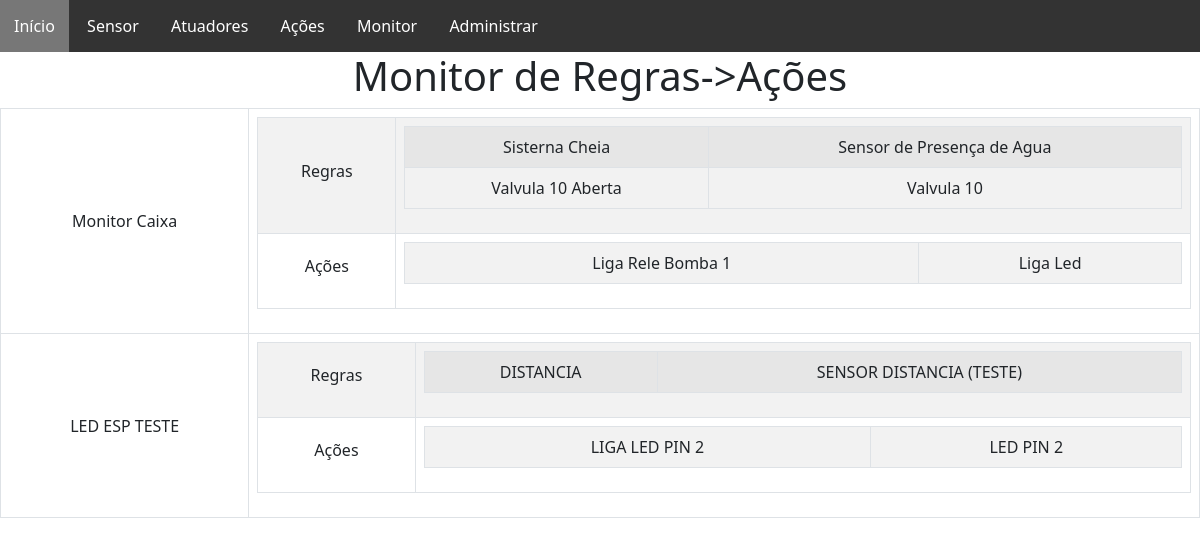
/monitor/, run on an earlier commit of the app's database.
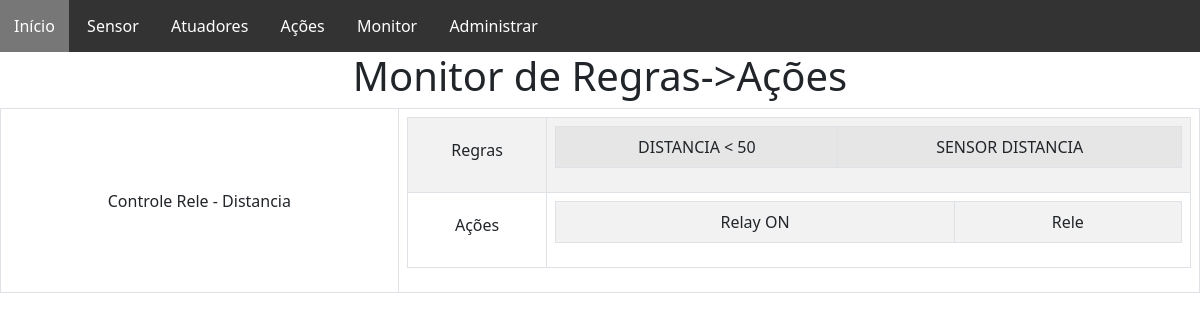
And on a later commit of the database.
### monitor/models.py (models this page shows, shortened)
class RulesMonitor(models.Model):
    tag_monitor = models.CharField(max_length=100, null=True , verbose_name="Nome",)
    rules = models.ManyToManyField(Rule, related_name='tag_monitor', verbose_name="Regras",)
    actionsTrue = models.ManyToManyField(Action, related_name='tag_monitor', verbose_name="Ações",)
    class Meta:
         verbose_name = "Monitor"
         verbose_name_plural = "3 - Monitores"

class Rule(models.Model):
    CONDITIONS = (
        ("1", ">"),
        ("2", "≥"),
        ("3", "<"),
        ("4", "≤"),
        ("5", "="),
        ("6", "!="),
    )
    tag_rule = models.CharField(max_length=100, null=True,verbose_name="Regra",)
    sensor = models.ForeignKey(Sensor, on_delete=models.CASCADE, null=True)
    condition = models.CharField(max_length=1, choices=CONDITIONS, blank=False, null=False)
    value = models.CharField(max_length=100, null=True)
    date_created = models.DateTimeField(auto_now_add=True, null=True)
    date_updated = models.DateTimeField(auto_now=True, null=True)
    class Meta:
         verbose_name = "Regra"
         verbose_name_plural = "1 - Regras"

class Action(models.Model):
    tag_action = models.CharField(max_length=100, null=True)
    actuator = models.ForeignKey(Actuator, on_delete=models.CASCADE, null=True)
    data = models.CharField(max_length=200, null=True, blank= True, verbose_name="Data in Json Format")
    value = models.CharField(max_length=100, null=True, blank=True)
    date_created = models.DateTimeField(auto_now_add=True, null=True)
    date_updated = models.DateTimeField(auto_now=True, null=True)
    class Meta:
         verbose_name = "Ação"
         verbose_name_plural = "2 - Ações"

### data/models.py (models this page shows, shortened)
class Sensor(models.Model):
    controller = models.ForeignKey(MicroController, null=True, on_delete=models.SET_NULL)
    tag_sensor = models.CharField(max_length=100, null=True)
    type_sensor = models.CharField(max_length=100, null=True)
    model_sensor = models.CharField(max_length=100, null=True)
    description = models.TextField(max_length=2000, null=True)
    port_sensor = models.CharField(max_length=100, null=True)
    description_port = models.TextField(max_length=2000, null=True)
    send_message = models.BooleanField(verbose_name='Monitorar via Telegram?', default=False)
    date_created = models.DateTimeField(auto_now=True, null=True)
    date_updated = models.DateTimeField(auto_now=True, null=True)
    class Meta:
         verbose_name = "Sensor"
         verbose_name_plural = "4 - Sensor"

class Actuator(models.Model):
    controller = models.ForeignKey(MicroController, null=True, on_delete=models.SET_NULL)
    tag_actuator = models.CharField(max_length=100, null=True)
    type_actuator = models.CharField(max_length=100, null=True)
    model_actuator = models.CharField(max_length=100, null=True)
    description = models.TextField(max_length=2000, null=True)
    port_actuator = models.CharField(max_length=100, null=True)
    description_port = models.TextField(max_length=2000, null=True)
    active_status = models.BooleanField(default=False)
    send_message = models.BooleanField(verbose_name='Monitorar via Telegram?', default=False)
    date_created = models.DateTimeField(auto_now=True, null=True)
    date_updated = models.DateTimeField(auto_now=True, null=True)
    class Meta:
         verbose_name = "Atuador"
         verbose_name_plural = "5 - Atuador"

### monitor/views.py (the view)
# urls.py: path('monitor/', include('monitor.urls'), name="monitor"),
def monitor(response):
    monitors = RulesMonitor.objects.all()
    rules = Rule.objects.all()
    actions = Action.objects.all()
    return render(
        response,
        "main/monitor_index.html",
        {"monitors": monitors, "rules": rules, "actions": actions},
    )

### monitor/templates/main/monitor_index.html (shortened to what this page needs)
{% extends 'menu.html'%}
{% block content %}
    <table class="table table-bordered">
      <thead class="class='thead-dark'">
        <h1 align='center'> Monitor de Regras->Ações</h1>
      </thead>
    <tbody>
      {% for monitor in monitors.all %}
        <tr>
            <td bgcolor="GREY" align='center' valign="middle" ><h7>{{monitor.tag_monitor}}</h7></td>
            <td>
                  <table class="table table-bordered table-striped">
                    <tbody>
                    <tr>
                      <td align='center' valign="middle" > <h6>Regras</h6></td>
                      <td>
                        <table class="table table-striped table-bordered">
                          <tbody>
                            {% for rule in monitor.rules.all %}
                                <tr align='center'>
                                  <td>{{rule.tag_rule}}</td>
                                  <td>{{rule.sensor.tag_sensor}}</td>
                                </tr>
                            {% endfor %}
                          </tbody>
                        </table>
                      </td>
                      </td>
                    </tr>
                    <tr>
                      <td align='center' valign="middle"> <h6>Ações</h6></td>
                      <td>
                        <table class="table table-striped table-bordered">
                          <tbody>
                            {% for action in monitor.actionsTrue.all %}
                                <tr align='center'>
                                  <td>{{action.tag_action}}</td>
                                  <td>{{action.actuator.tag_actuator}}</td>
                            {% endfor %}
                          </tbody>
                        </table>
                      </td>
                    </tr>
                    </tbody>
                  </table>
      {% endfor %}
{% endblock %}

### templates/menu.html (shortened to what this page needs)
{% extends 'base.html' %}
{% block menu %}
<head>
</head>
<body>
<div class="scrollmenu">
  <a href="/home">Início</a>
  <a href="/data/sensor">Sensor</a>
  <a href="/data/actuator">Atuadores</a>
  <a href="/monitor/action">Ações</a>
  <a href="/monitor">Monitor</a>
  <a href="/admin">Administrar</a>
</div>
</body>
{% endblock %}

### templates/base.html (shortened to what this page needs)
<!doctype html>
<html lang="pt-br">
  <head>
    <link href="https://cdn.jsdelivr.net/npm/bootstrap@5.0.1/dist/css/bootstrap.min.css" rel="stylesheet">
  </head>
  <body>
    {% block menu %}
    {% endblock %}
    {% block content %}
    {% endblock %}
  </body>
</html>

### templates/menu.html (style rules this page uses)
div.scrollmenu { background-color: #333; overflow: auto; white-space: nowrap; }
div.scrollmenu a { display: inline-block; color: white; text-align: center; padding: 14px; text-decoration: none; }

What changed in the data, as far as the page shows it:
removed RulesMonitor: tag_monitor "Monitor Caixa"
removed Rule: tag_rule "Sisterna Cheia", sensor.tag_sensor "Sensor de Presença de Agua", shown under "Monitor Caixa"
removed Rule: tag_rule "Valvula 10 Aberta", sensor.tag_sensor "Valvula 10", shown under "Monitor Caixa"
removed Action: tag_action "Liga Rele Bomba 1", actuator.tag_actuator "Liga Led", shown under "Monitor Caixa"
removed RulesMonitor: tag_monitor "LED ESP TESTE"
removed Rule: tag_rule "DISTANCIA", sensor.tag_sensor "SENSOR DISTANCIA (TESTE)", shown under "LED ESP TESTE"
removed Action: tag_action "LIGA LED PIN 2", actuator.tag_actuator "LED PIN 2", shown under "LED ESP TESTE"
added RulesMonitor: tag_monitor "Controle Rele - Distancia"
added Rule: tag_rule "DISTANCIA < 50", sensor.tag_sensor "SENSOR DISTANCIA", shown under "Controle Rele - Distancia"
added Action: tag_action "Relay ON", actuator.tag_actuator "Rele", shown under "Controle Rele - Distancia"
